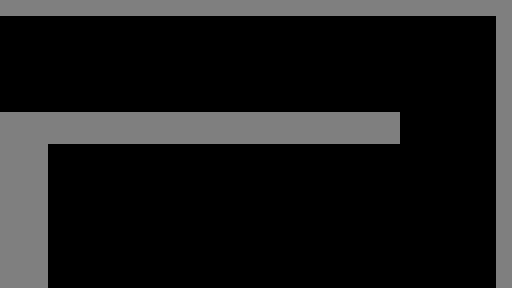

This is a level from a 2D game, rendered from its Tiled map with the project's own tilesets. A one-line summary and the complete map file follow:
An orthogonal 32x18 tile map with 16x16 px tiles, 1 tile layer (Walls).

<map version="1.10" tiledversion="1.10.2" orientation="orthogonal" renderorder="right-down" width="32" height="18" tilewidth="16" tileheight="16" infinite="0" nextlayerid="2" nextobjectid="1">
 <tileset firstgid="1" source="../Tilesets/16gon.tsx" />
 <layer id="1" name="Walls" width="32" height="18">
  <properties>
   <property name="unity:layer" value="Wall" />
  </properties>
  <data encoding="csv">
51,51,51,51,51,51,51,51,51,51,51,51,51,51,51,51,51,51,51,51,51,51,51,51,51,51,51,51,51,51,51,51,
0,0,0,0,0,0,0,0,0,0,0,0,0,0,0,0,0,0,0,0,0,0,0,0,0,0,0,0,0,0,0,51,
0,0,0,0,0,0,0,0,0,0,0,0,0,0,0,0,0,0,0,0,0,0,0,0,0,0,0,0,0,0,0,51,
0,0,0,0,0,0,0,0,0,0,0,0,0,0,0,0,0,0,0,0,0,0,0,0,0,0,0,0,0,0,0,51,
0,0,0,0,0,0,0,0,0,0,0,0,0,0,0,0,0,0,0,0,0,0,0,0,0,0,0,0,0,0,0,51,
0,0,0,0,0,0,0,0,0,0,0,0,0,0,0,0,0,0,0,0,0,0,0,0,0,0,0,0,0,0,0,51,
0,0,0,0,0,0,0,0,0,0,0,0,0,0,0,0,0,0,0,0,0,0,0,0,0,0,0,0,0,0,0,51,
51,51,51,51,51,51,51,51,51,51,51,51,51,51,51,51,51,51,51,51,51,51,51,51,51,0,0,0,0,0,0,51,
51,51,51,51,51,51,51,51,51,51,51,51,51,51,51,51,51,51,51,51,51,51,51,51,51,0,0,0,0,0,0,51,
51,51,51,0,0,0,0,0,0,0,0,0,0,0,0,0,0,0,0,0,0,0,0,0,0,0,0,0,0,0,0,51,
51,51,51,0,0,0,0,0,0,0,0,0,0,0,0,0,0,0,0,0,0,0,0,0,0,0,0,0,0,0,0,51,
51,51,51,0,0,0,0,0,0,0,0,0,0,0,0,0,0,0,0,0,0,0,0,0,0,0,0,0,0,0,0,51,
51,51,51,0,0,0,0,0,0,0,0,0,0,0,0,0,0,0,0,0,0,0,0,0,0,0,0,0,0,0,0,51,
51,51,51,0,0,0,0,0,0,0,0,0,0,0,0,0,0,0,0,0,0,0,0,0,0,0,0,0,0,0,0,51,
51,51,51,0,0,0,0,0,0,0,0,0,0,0,0,0,0,0,0,0,0,0,0,0,0,0,0,0,0,0,0,51,
51,51,51,0,0,0,0,0,0,0,0,0,0,0,0,0,0,0,0,0,0,0,0,0,0,0,0,0,0,0,0,51,
51,51,51,0,0,0,0,0,0,0,0,0,0,0,0,0,0,0,0,0,0,0,0,0,0,0,0,0,0,0,0,51,
51,51,51,0,0,0,0,0,0,0,0,0,0,0,0,0,0,0,0,0,0,0,0,0,0,0,0,0,0,0,0,51
</data>
 </layer>
</map>
